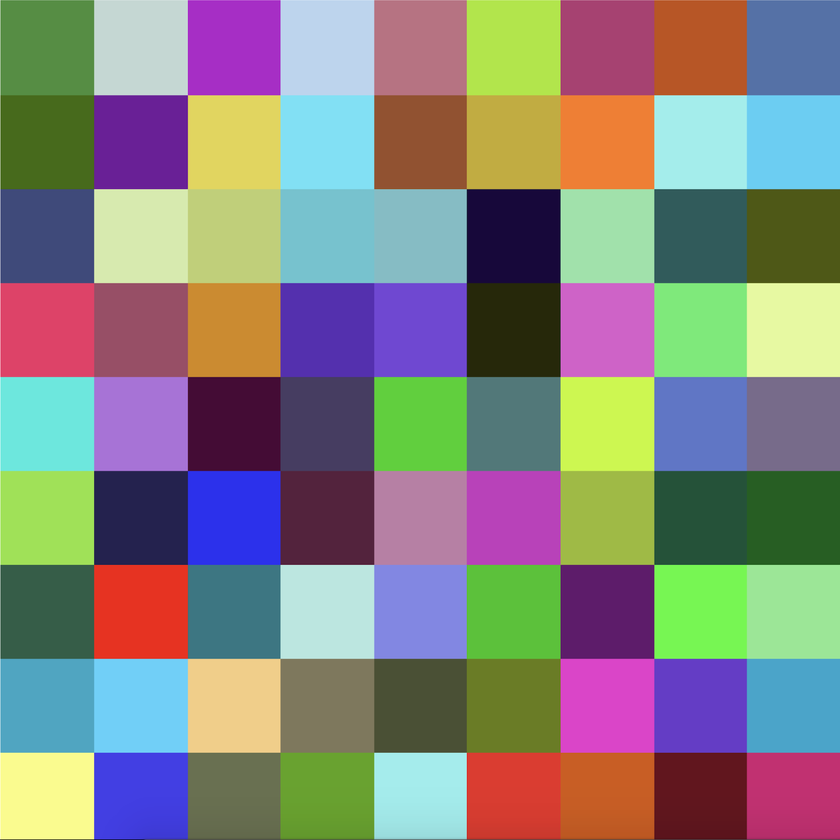
#> input picture assets/images/chapter1/checkerboard_color.png, 840 x 840 px, shrunk from 1800 x 1800 before the run, given in place of checkerboard_18x18.png, which was not available; the run also reads 1 picture not shown here
$ python main.py
#> lines starting #> are read from the running program, lines starting #| are printed output that depends on the picture; pictures that were not available may be replaced by others from this repository, and a replacement may not be noted
# %% Cell 1
import cv2
import matplotlib.pyplot as plt

# %% Cell 2
# READING IMAGES USING OPENCV
# Read image as gray scale (0)
cb_img = cv2.imread(f"./assets/images/chapter1/checkerboard_18x18.png", 0)
#> cb_img: shape (840, 840); min 8, max 247, mean 130.8
# Print the image data (pixel values), element of a 2D numpy array.
# Each pixel value is 8-bits [0,255]
print(cb_img)
#> (printed output is left out)
# %% Cell 3
# DISPLAY IMAGE ATTRIBUTES
# print the size of image
print(f"Image size (H, W) is: {cb_img.shape}")
#| Image size (H, W) is: (840, 840)
# print the dtype of image
print(f"Data type of image is: {cb_img.dtype}")
#| Data type of image is: uint8

# %% Cell 4
# DISPLAY IMAGES USING MATPLOTLIB
# display image
plt.imshow(cb_img)
# %% Cell 5
# Even though the image was read in as a gray scale, it won't necessarily display
# in gray scale when using imshow(). Matplotlib uses different color maps and
# it's possible that the gray scale color map is not set.

# Set color map to gray scale for proper rendering.
plt.imshow(cb_img, cmap="gray")
# %% Cell 6
# read image as a gray scale
cb_img_fuzzy = cv2.imread(f"./assets/images/chapter1/checkerboard_fuzzy_18x18.jpg",0)
# print the image
print(cb_img_fuzzy)
#| [[  8   3 139 251 253 135   3   5]
#|  [  5   0 132 255 255 127   0   4]
#|  [136 133 170 197 196 171 132 136]
#|  [255 254 190  22  23 199 255 254]
#|  [255 255 191  20  20 200 255 254]
#|  [136 136 171 192 191 172 135 136]
#|  [  4   2 132 255 255 128   1   5]
#|  [  8   3 138 251 254 135   3   6]]
# display image
plt.imshow(cb_img_fuzzy, cmap="gray")
# %% Cell 7
# WORKING WITH COLOR IMAGES. READ AND DISPLAY COLOR IMAGES.
# read in image
coke_img = cv2.imread(f"./assets/images/chapter1/coca-cola-logo.png", 1)
# print the size of the image
print(f"Image size (H, W, C): {coke_img.shape}")
#| Image size (H, W, C): (8, 8, 3)
# print data-type of the image
print(f"The data type of the image is: {coke_img.dtype}")
#| The data type of the image is: uint8

# %% Cell 8
# what happened?
# the color displayed below is different from the actual image. Matplotlib
# expects the image in RGB format whereas OpenCV stores images in BGR format.
# Thus, for correct display, we need to reverse the channels of the image.
plt.imshow(coke_img)
# %% Cell 9
coke_image_channels_reversed = coke_img[:, :, ::-1]
plt.imshow(coke_image_channels_reversed)

# Splitting and merging color channels
# %% Cell 10
# SPLITTING AND MERGING COLOR CHANNELS.

# split the image into the B,G,R components
img_NZ_bgr = cv2.imread(f"./assets/images/chapter1/New_Zealand_Lake.jpg", cv2.IMREAD_COLOR)
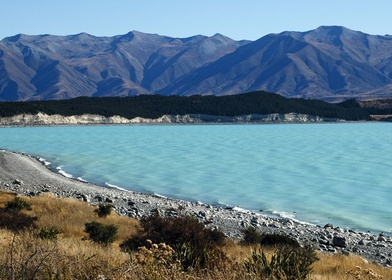
#> input picture assets/images/chapter1/New_Zealand_Lake.jpg, 392 x 280 px, shrunk from 840 x 600 before the run
#> img_NZ_bgr is the input picture: shape (280, 392, 3); mean B, G, R 140.2, 126.7, 100.9
b, g, r = cv2.split(img_NZ_bgr)
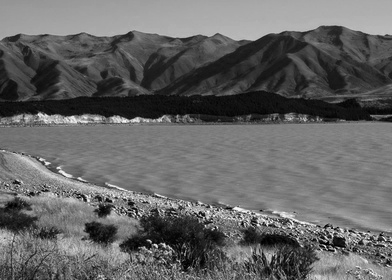
#> r: shape (280, 392); min 0, max 254, mean 100.9

# show the channels
plt.figure(figsize=[20, 5])
plt.subplot(141);plt.imshow(r, cmap="gray");plt.title("Red Channel")
plt.subplot(142);plt.imshow(g, cmap="gray");plt.title("Green Channel")
plt.subplot(143);plt.imshow(b, cmap="gray");plt.title("Blue Channel")

# Merge the individual channels into a BGR image
imgMerged = cv2.merge((b, g, r)) # Merged in RGB order
plt.subplot(144)
plt.imshow(imgMerged[:, :, ::-1])
plt.title("Merged Output")
# %% Cell 11
# CONVERTING TO DIFFERENT COLOR SPACES.
# Changing from BGR to RGB.
img_NZ_rgb = cv2.cvtColor(img_NZ_bgr, cv2.COLOR_BGR2RGB)
plt.imshow(img_NZ_rgb)
# %% Cell 12
# CHANGING TO HSV COLOR SPACE
img_NZ_hsv = cv2.cvtColor(img_NZ_bgr, cv2.COLOR_BGR2HSV)
#> img_NZ_hsv: shape (280, 392, 3); mean H, S, V 81.8, 104.7, 149.3

h, s, v = cv2.split(img_NZ_hsv)
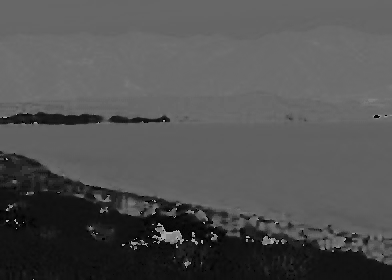
#> h: shape (280, 392); min 0, max 177, mean 81.8
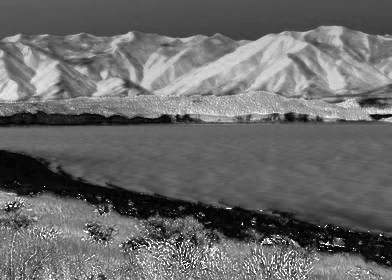
#> s: shape (280, 392); min 0, max 255, mean 104.7
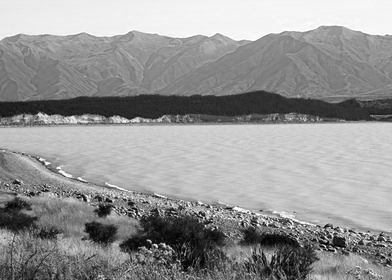
#> v: shape (280, 392); min 0, max 255, mean 149.3

plt.figure(figsize=[20, 5])
plt.subplot(141);plt.imshow(h, cmap='gray');plt.title("Hue")
plt.subplot(142);plt.imshow(s, cmap='gray');plt.title("Saturation")
plt.subplot(143);plt.imshow(v, cmap='gray');plt.title("Value")

plt.subplot(144)
plt.imshow(img_NZ_rgb)
plt.title("Original")
# %% Cell 13
# Modifying individual channel

h_new = h + 10
img_NZ_merged = cv2.merge((h_new, s, v))
#> img_NZ_merged: shape (280, 392, 3); mean H, S, V 91.8, 104.7, 149.3
img_NZ_rgb2 = cv2.cvtColor(img_NZ_merged, cv2.COLOR_HSV2RGB)
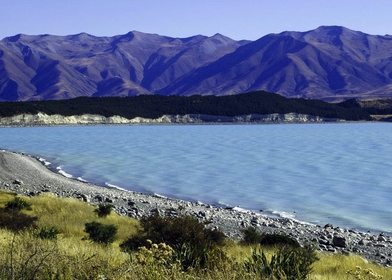
#> img_NZ_rgb2: shape (280, 392, 3); mean R, G, B 100.3, 113, 140.1

# Show channels
plt.figure(figsize=[20, 5])
plt.subplot(141); plt.imshow(h, cmap="gray"); plt.title("Hue channel")
plt.subplot(142); plt.imshow(s, cmap="gray"); plt.title("Saturation channel")
plt.subplot(143); plt.imshow(v, cmap="gray"); plt.title("Value channel")
plt.subplot(144);plt.imshow(img_NZ_rgb2);plt.title("Original")
# %% Cell 14
# Save the image
cv2.imwrite("./assets/images/chapter1/New_Zeland_Lake_SAVED.png", img_NZ_bgr)

# %% Cell 15
# read image as Color
img_NZ_bgr3 = cv2.imread(f"./assets/images/chapter1/New_Zealand_Lake.jpg", cv2.IMREAD_COLOR)
print(f"img_NZ_bgr shape (H, W, C) is: {img_NZ_bgr3.shape}")
#| img_NZ_bgr shape (H, W, C) is: (280, 392, 3)

# read image as Gray
img_NZ_gray = cv2.imread(f"./assets/images/chapter1/New_Zealand_Lake.jpg", cv2.IMREAD_GRAYSCALE)
#> img_NZ_gray: shape (280, 392); min 0, max 255, mean 120.5
print(f"img_NZ_gray shape (H, W) is: {img_NZ_gray.shape}")
#| img_NZ_gray shape (H, W) is: (280, 392)
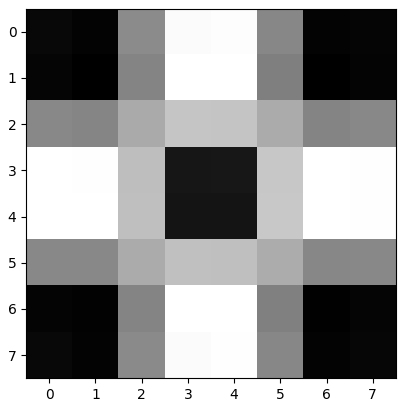
#> figure drawn by matplotlib, 1 panel
